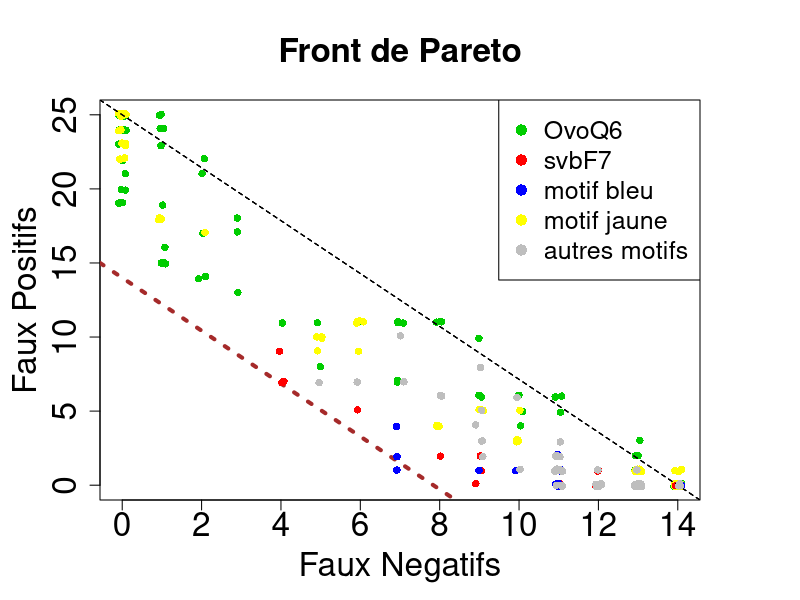

R code for this plot:
#!/usr/bin/Rscript
pdf("plot_pareto.pdf", family="Palatino")
par(mar=c(5,5,5,5))

jitfact=0.5


sizepts=0.25
offset=0.15

pchc=16
pchnc=20
cexc=1
cexnc=1

y0=25
x0=14

#skip=1 to begin reading after line 1
ig=read.table("ovoQ6/roc-enhancers-info.dat")
#legend(2/3*x0,2/3*y0,c("Felsen","Halpern"),fill=c("blue","red"))

name<-ig[,1]
tmot<-ig[,2][name=="ovo_Q6"]
tdet<-ig[,3][name=="ovo_Q6"]
moti<-ig[,4][name=="ovo_Q6"]
nmot<-ig[,5][name=="ovo_Q6"]
auc<-ig[,6][name=="ovo_Q6"]
FP<-jitter(ig[,7][name=="ovo_Q6"],factor=jitfact)
FN<-jitter(ig[,8][name=="ovo_Q6"],factor=jitfact)
xf<-FN
yf<-FP
plot(xf,yf,
     xlab="Faux Negatifs",
     ylab="Faux Positifs",
     main="Front de Pareto",
     pch=pchc,
     xlim=c(0,x0),
     ylim=c(0,y0),
     col="green3",
     cex.main=2,
     cex.axis=2,
     cex.lab=2
     
     )
name<-"c"
auc=round(auc*100)/100
#text(FN,FP,pos=1,labels=paste(name,":",tmot,",t",tdet,",",nmot,"x",moti,sep=""),cex=sizepts,offset=0.15)
#text(FN,FP,pos=3,labels=auc,cex=sizepts,offset=0.15)
abline(y0,-y0/x0,lty="dashed")

abline(14,-y0/x0,lty=3,col='brown',lwd=4)

#skip=1 to begin reading after line 1
ig=read.table("TTATGGAA/roc-enhancers-info.dat")
#legend(2/3*x0,2/3*y0,c("Felsen","Halpern"),fill=c("blue","red"))

name<-ig[,1]
tmot<-ig[,2][name=="TTATGGAA"]
tdet<-ig[,3][name=="TTATGGAA"]
moti<-ig[,4][name=="TTATGGAA"]
nmot<-ig[,5][name=="TTATGGAA"]
auc<-ig[,6][name=="TTATGGAA"]
FP<-jitter(ig[,7][name=="TTATGGAA"],factor=jitfact)
FN<-jitter(ig[,8][name=="TTATGGAA"],factor=jitfact)
xf<-FN
yf<-FP
points(xf,yf,pch=pchc,col="yellow")
name<-"c"
auc=round(auc*100)/100
#text(FN,FP,pos=1,labels=paste(name,":",tmot,",t",tdet,",",nmot,"x",moti,sep=""),cex=sizepts,offset=0.15)
#text(FN,FP,pos=3,labels=auc,cex=sizepts,offset=0.15)
abline(y0,-y0/x0,lty="dashed")



#skip=1 to begin reading after line 1
ig=read.table("rouge-bleu/roc-enhancers-info.dat")
#legend(2/3*x0,2/3*y0,c("Felsen","Halpern"),fill=c("blue","red"))

name<-ig[,1]
tmot<-ig[,2][name=="rouge"]
tdet<-ig[,3][name=="rouge"]
moti<-ig[,4][name=="rouge"]
nmot<-ig[,5][name=="rouge"]
auc<-ig[,6][name=="rouge"]
FP<-jitter(ig[,7][name=="rouge"],factor=jitfact)
FN<-jitter(ig[,8][name=="rouge"],factor=jitfact)
xf<-FN
yf<-FP
points(xf,yf,pch=pchc,xlim=c(0,x0),ylim=c(0,y0),col="red")
name<-"c"
auc=round(auc*100)/100
#text(FN,FP,pos=1,labels=paste(name,":",tmot,",t",tdet,",",nmot,"x",moti,sep=""),cex=sizepts,offset=0.15)
#text(FN,FP,pos=3,labels=auc,cex=sizepts,offset=0.15)
abline(y0,-y0/x0,lty="dashed")


name<-ig[,1]
tmot<-ig[,2][name=="bleu"]
tdet<-ig[,3][name=="bleu"]
moti<-ig[,4][name=="bleu"]
nmot<-ig[,5][name=="bleu"]
auc<-ig[,6][name=="bleu"]
FP<-jitter(ig[,7][name=="bleu"],factor=jitfact)
FN<-jitter(ig[,8][name=="bleu"],factor=jitfact)
xf<-FN
yf<-FP
points(xf,yf,pch=pchc,xlim=c(0,x0),ylim=c(0,y0),col="blue")
name<-"c"
auc=round(auc*100)/100
#text(FN,FP,pos=1,labels=paste(name,":",tmot,",t",tdet,",",nmot,"x",moti,sep=""),cex=sizepts,offset=0.15)
#text(FN,FP,pos=3,labels=auc,cex=sizepts,offset=0.15)
abline(y0,-y0/x0,lty="dashed")

cexc2=2
cexnc2=2

#name<-ig[,1]
#yf<-jitter(ig[,7][name=="combi"],factor=jitfact)
#xf<-jitter(ig[,8][name=="combi"],factor=jitfact)
#points(xf,yf,col="purple",cex=cexc2,pch=pchnc)

#skip=1 to begin reading after line 1
ig=read.table("roc-enhancers-info-genmot-120319.dat",skip=1)
#legend(2/3*x0,2/3*y0,c("Felsen","Halpern"),fill=c("blue","red"))

name<-ig[,1]
tmot<-ig[,2]
rank<-ig[,4]
inds <- which(name == "felsen" & tmot == 10 & rank > 2 & rank < 6) 
FP<-jitter(ig[,7][inds],factor=jitfact)
FN<-jitter(ig[,8][inds],factor=jitfact)
xf<-FN
yf<-FP
points(xf,yf,pch=pchc,xlim=c(0,x0),ylim=c(0,y0),col="grey")
name<-"c"
auc=round(auc*100)/100
#text(FN,FP,pos=1,labels=paste(name,":",tmot,",t",tdet,",",nmot,"x",moti,sep=""),cex=sizepts,offset=0.15)
#text(FN,FP,pos=3,labels=auc,cex=sizepts,offset=0.15)


legend("topright",
   #leg = c("OvoQ6","svbF7","blue motif","combi svbF7+blue","yellow motif"),
   #leg = c("OvoQ6","svbF7","blue motif","yellow motif"),
   leg = c("OvoQ6","svbF7","motif bleu","motif jaune","autres motifs"),
   cex = 1.5,
   pch =pchc,
   #pt.cex = c(cexc,cexnc,cexc,cexnc,cexc,cexnc,cexc2,cexnc2,cexc2,cexnc2),
   #col = c("green3","red","blue","purple","yellow"))
   #col = c("green3","red","blue","yellow"))
   col = c("green3","red","blue","yellow","grey"))
